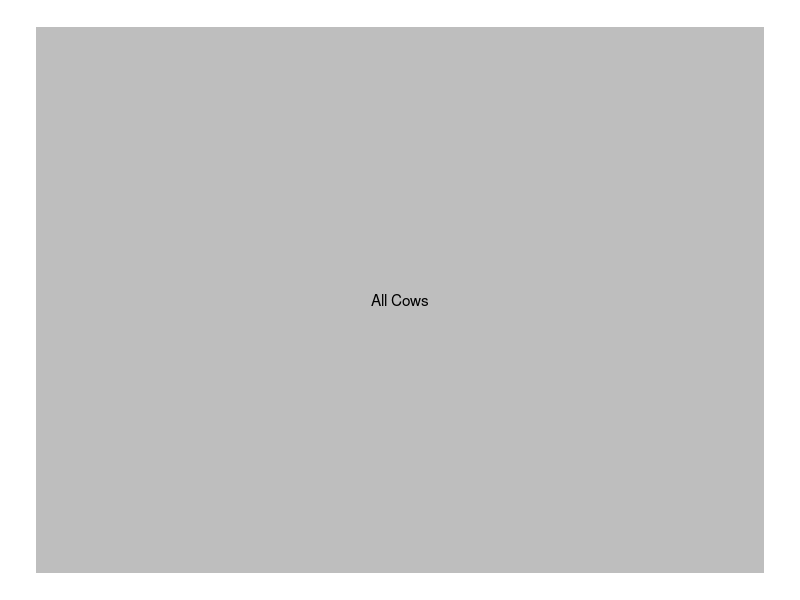
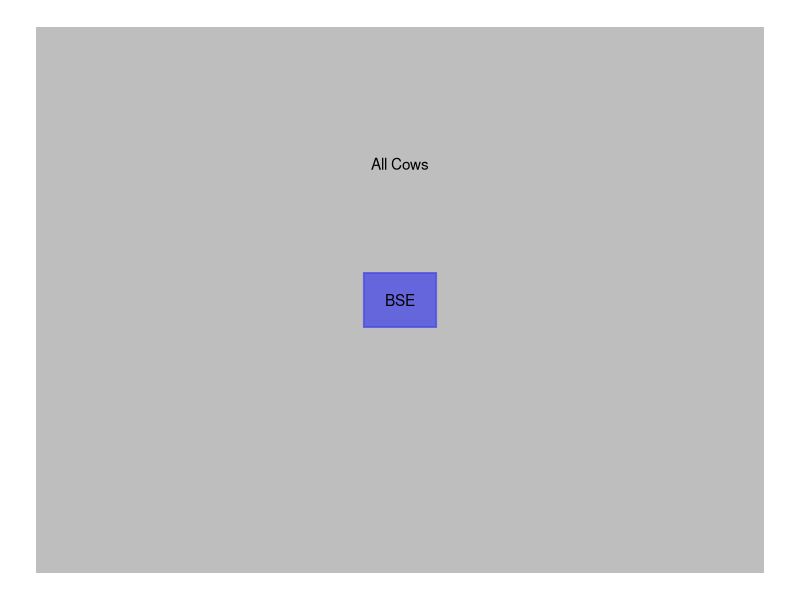
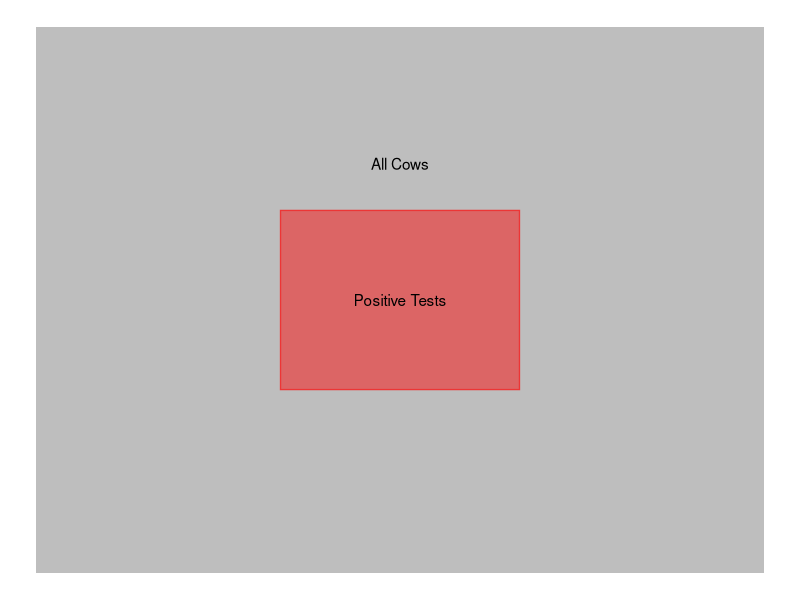
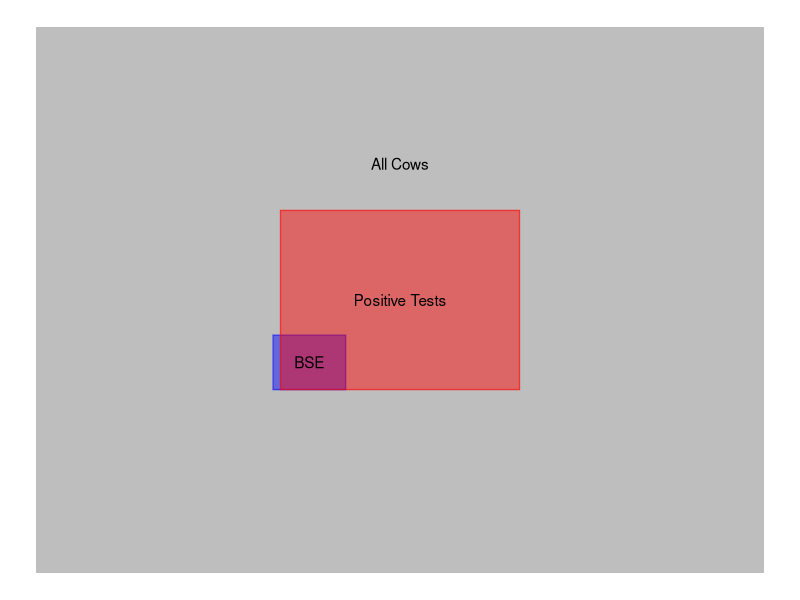
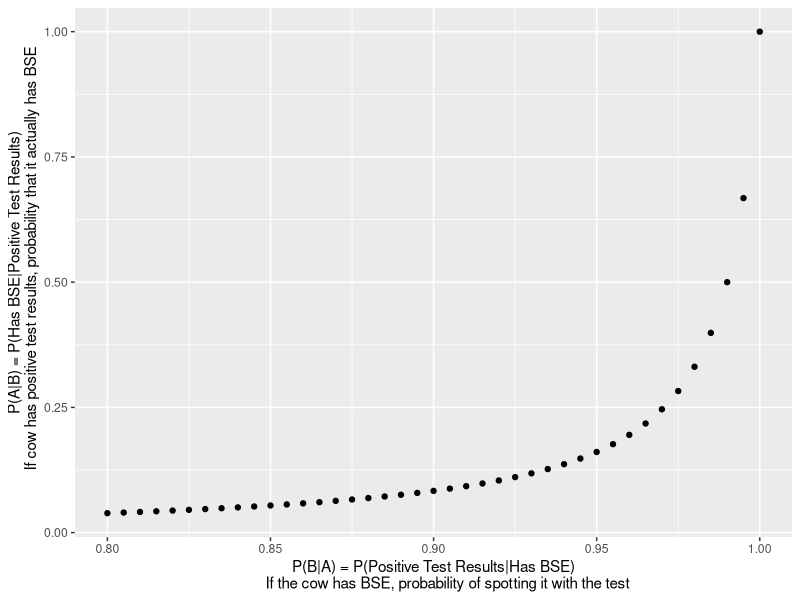
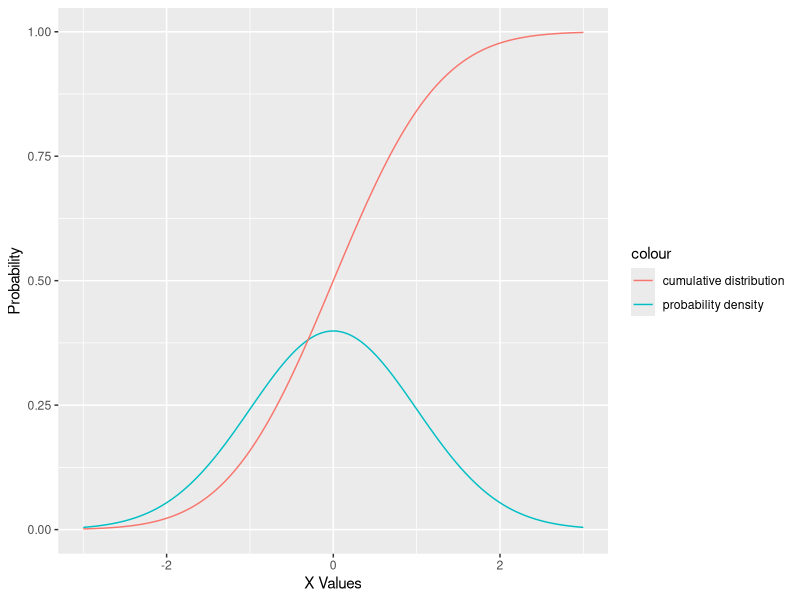
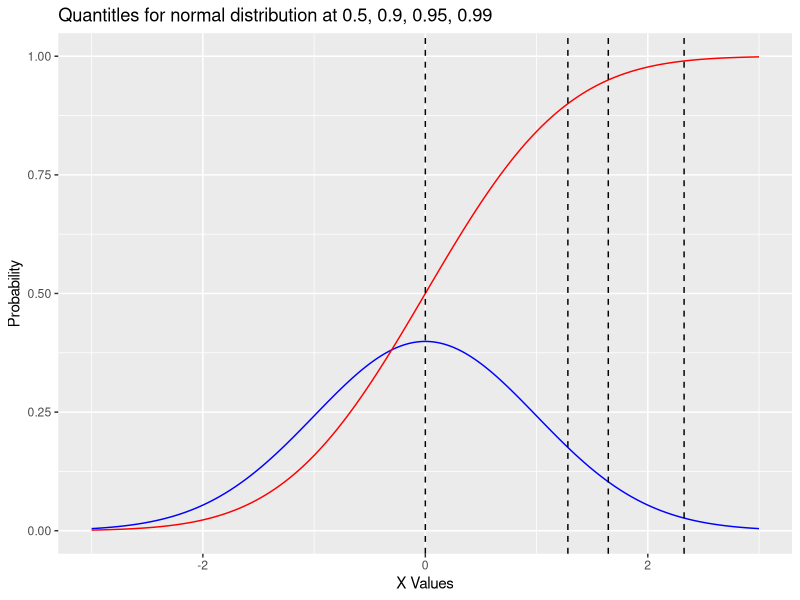
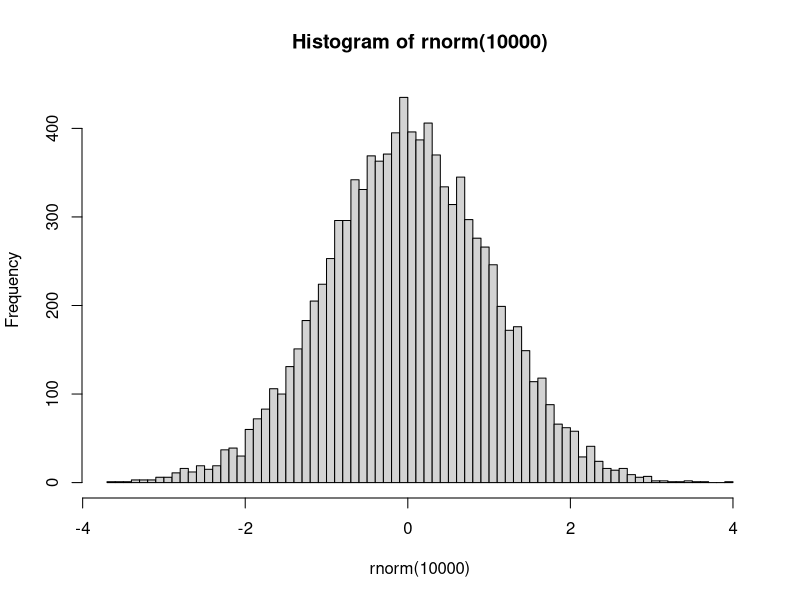

The R script that drew these images, in order:
## ---- chunk 1
knitr::opts_chunk$set(echo = TRUE)
## ---- chunk 2
library(tidyverse)
## ---- chunk 3
ggplot() + 
  geom_rect(data=data.frame(xmin=0, ymin=0, xmax=1, ymax=1), 
            aes(xmin=xmin, xmax=xmax, ymin=ymin, ymax=ymax), fill="gray") + 
  theme_void() + 
  geom_text(aes(x = 0.5, y = 0.5, label = "All Cows"))
## ---- chunk 4
offset_BSE = sqrt(0.01)

xmin_BSE = 0.5 - offset_BSE/2
ymin_BSE = 0.5 - offset_BSE/2
# cover up 0.08964

ggplot() + 
  geom_rect(data=data.frame(xmin=0, ymin=0, xmax=1, ymax=1), 
            aes(xmin=xmin, xmax=xmax, ymin=ymin, ymax=ymax), fill="gray") + 
  geom_rect(data=data.frame(xmin=xmin_BSE, ymin=ymin_BSE, 
                            xmax=xmin_BSE + offset_BSE, 
                            ymax=ymin_BSE + offset_BSE), 
            aes(xmin=xmin, xmax=xmax, ymin=ymin, ymax=ymax), color="#0000FF77", fill="#0000FF77") + 
  theme_void() + 
  geom_text(aes(x = 0.5, y = 0.75, label = "All Cows")) +
  geom_text(aes(x = xmin_BSE + offset_BSE/2, y = ymin_BSE + offset_BSE/2, label = "BSE"))
## ---- chunk 5
offset_Positive = sqrt(0.108)

xmin_Positive = 0.5 - offset_Positive/2
ymin_Positive = 0.5 - offset_Positive/2

ggplot() + 
  geom_rect(data=data.frame(xmin=0, ymin=0, xmax=1, ymax=1), 
            aes(xmin=xmin, xmax=xmax, ymin=ymin, ymax=ymax), fill="gray") + 
  geom_rect(data=data.frame(xmin=xmin_Positive, ymin=ymin_Positive, 
                            xmax=xmin_Positive + offset_Positive, 
                            ymax=ymin_Positive + offset_Positive), 
            aes(xmin=xmin, xmax=xmax, ymin=ymin, ymax=ymax), color="#FF000077", fill="#FF000077") + theme_void() + 
  geom_text(aes(x = 0.5, y = 0.75, label = "All Cows")) +
  geom_text(aes(x = 0.5, y = 0.5, label = "Positive Tests"))
## ---- chunk 6
offset_BSE = sqrt(0.01)
offset_Positive = sqrt(0.108)

xmin_Positive = 0.5 - offset_Positive/2
ymin_Positive = 0.5 - offset_Positive/2

xmin_BSE = xmin_Positive - (0.1-0.08964)
#ymin_BSE = 0.5 - offset_BSE/2
ymin_BSE = ymin_Positive
# cover up 0.08964

ggplot() + 
  geom_rect(data=data.frame(xmin=0, ymin=0, xmax=1, ymax=1), 
            aes(xmin=xmin, xmax=xmax, ymin=ymin, ymax=ymax), fill="gray") + 
  geom_rect(data=data.frame(xmin=xmin_BSE, ymin=ymin_BSE, 
                            xmax=xmin_BSE + offset_BSE, 
                            ymax=ymin_BSE + offset_BSE), 
            aes(xmin=xmin, xmax=xmax, ymin=ymin, ymax=ymax), color="#0000FF77", fill="#0000FF77") + 
  geom_rect(data=data.frame(xmin=xmin_Positive, ymin=ymin_Positive, 
                            xmax=xmin_Positive + offset_Positive, 
                            ymax=ymin_Positive + offset_Positive), 
            aes(xmin=xmin, xmax=xmax, ymin=ymin, ymax=ymax), color="#FF000077", fill="#FF000077") + theme_void() + 
  geom_text(aes(x = 0.5, y = 0.75, label = "All Cows")) +
  geom_text(aes(x = 0.5, y = 0.5, label = "Positive Tests")) + 
  geom_text(aes(x = xmin_BSE + offset_BSE/2, y = ymin_BSE + offset_BSE/2, label = "BSE"))
## ---- chunk 7
# probability has BSE
p_A = 0.01

# probability tests positive given has BSE (i.e. how accurate the test is if you have BSE)
p_B_given_A = seq(0.8,1,0.005)

# probability that the test is positive (independent of if you have BSE or not)
p_B = (p_A * p_B_given_A) +  # probability that the test is positive if you have BSE
  ((1-p_A) * (1-p_B_given_A))  # probability that the test is positive if you don't have BSE

df = data.frame(p_A = p_A,
                p_B_given_A = p_B_given_A,
                p_B = p_B)

df$p_A_given_B = (df$p_B_given_A * df$p_A) / df$p_B
## ---- chunk 8
head(df)
## ---- chunk 9
ggplot(df, aes(x=p_B_given_A, y=p_A_given_B)) + 
  geom_point() + 
  xlab("P(B|A) = P(Positive Test Results|Has BSE)
       If the cow has BSE, probability of spotting it with the test") + 
  ylab("P(A|B) = P(Has BSE|Positive Test Results)
       If cow has positive test results, probability that it actually has BSE")

## ---- chunk 10
# create a series of x values
xvals = seq(-3, 3, 0.01)

# create a data frame containing values for the density function (sampled at
# each value of xvals) and the cumulative distribution sampled at the same values

dist_data = data.frame(x=xvals, 
                       dist = dnorm(xvals),
                       cumulative_dist = pnorm(xvals))

# take a look at the first few rows of the data frame
head(dist_data)

# plot probability vs. cumulative probability
ggplot() + 
  geom_line(data=dist_data, aes(x=x, y=dist, color="probability density")) + 
  geom_line(data=dist_data, aes(x=x, y=cumulative_dist, color="cumulative distribution")) + 
  ylab("Probability") + 
  xlab("X Values")
## ---- chunk 11
x0 = 1

# P(x > x0)
pnorm(x0, lower.tail=FALSE)
1 - pnorm(x0, lower.tail=TRUE)

# P(x < x0)
pnorm(x0, lower.tail=TRUE)
1 - pnorm(x0, lower.tail=FALSE)
## ---- chunk 12
qnorm(p=0.8)
qunif(p=0.8, min=-1, max=1)
qbinom(p=0.8, size=10, prob=0.5) # 10 trials, 50% probability of "success" per trial
## ---- chunk 13
ggplot() + 
  geom_line(data=dist_data, aes(x=x, y=dist), colour="blue") + 
  geom_line(data=dist_data, aes(x=x, y=cumulative_dist), color="red") + 
  ylab("Probability") + 
  xlab("X Values") + 
  geom_vline(xintercept = qnorm(0.5), linetype="dashed") + 
  geom_vline(xintercept = qnorm(0.9), linetype="dashed") +
  geom_vline(xintercept = qnorm(0.95), linetype="dashed") + 
  geom_vline(xintercept = qnorm(0.99), linetype="dashed") + 
  ggtitle("Quantitles for normal distribution at 0.5, 0.9, 0.95, 0.99")
## ---- chunk 14
rnorm(10)
## ---- chunk 15
runif(10, min=-1, max=1)  
## ---- chunk 16
rbinom(10, size=100, prob=0.5)
## ---- chunk 17
hist(rnorm(10000), breaks=100)
hist(runif(10000, min=-1, max=1), breaks=100)
hist(rbinom(10000, size=100, prob=0.5), breaks=100)
## ---- chunk 18
dbinom(0, size=5, prob=0.3) +    # probability of 0 successes
  dbinom(1, size=5, prob=0.3) +  # probability of 1 successes 
  dbinom(2, size=5, prob=0.3)    # probability of 2 successes 
## ---- chunk 19
# pass a vector of 0, 1, 2 and then sum up the probabilities
sum(dbinom(c(0:2), size=5, prob=0.3))
## ---- chunk 20
# create a series of x values
xvals = seq(-45, 55, 0.01)
mu = 5
sd = 10
# create a data frame containing values for the density function (sampled at
# each value of xvals) and the cumulative distribution sampled at the same values

dist_data = data.frame(x=xvals, 
                       dist = dnorm(xvals, mean=mu, sd=sd),
                       cumulative_dist = pnorm(xvals, mean=mu, sd=sd))

# plot probability vs. cumulative probability
ggplot() + 
  geom_line(data=dist_data, aes(x=x, y=dist, color="probability density")) + 
  geom_line(data=dist_data, aes(x=x, y=cumulative_dist, color="cumulative distribution")) + 
  ylab("Probability") + 
  xlab("X Values") + 
  geom_vline(xintercept = qnorm(0.80, mean=mu, sd=sd), linetype="dashed") + 
  geom_vline(xintercept = qnorm(0.90, mean=mu, sd=sd), linetype="dashed") +
  geom_vline(xintercept = qnorm(0.99, mean=mu, sd=sd), linetype="dashed") 

## ---- chunk 21
# create a series of x values
xvals = seq(0,100,1)
trials = 100
p_success = 0.3
# create a data frame containing values for the density function (sampled at
# each value of xvals) and the cumulative distribution sampled at the same values

dist_data = data.frame(x=xvals, 
                       dist = dbinom(xvals, size=trials, prob=p_success),
                       cumulative_dist = pbinom(xvals, size=trials, prob=p_success))

# plot probability vs. cumulative probability
ggplot() + 
  geom_line(data=dist_data, aes(x=x, y=dist, color="probability density")) + 
  geom_line(data=dist_data, aes(x=x, y=cumulative_dist, color="cumulative distribution")) + 
  ylab("Probability") + 
  xlab("X Values") + 
  geom_vline(xintercept = qbinom(0.50, size=trials, prob=p_success), linetype="dashed") + 
  geom_vline(xintercept = qbinom(0.90, size=trials, prob=p_success), linetype="dashed") +
  geom_vline(xintercept = qbinom(0.99, size=trials, prob=p_success), linetype="dashed") 

## ---- chunk 22
mean(rnorm(10, mean=5, sd=10))
## ---- chunk 23
mean(rnorm(100, mean=5, sd=10))
## ---- chunk 24
mean(rnorm(1000, mean=5, sd=10))
## ---- chunk 25
# As mentioned in the lecture, this is a binomial distribution with p = 0.5 and n = 10.  We define "success" as a car turning right.
n = 10 # number of observations
p = 0.5 # probability

# in n observations, the number of cars that can turn right is somewhere between 0 and n
x = c(0:n)
data = data.frame(x = x, 
                  vals = dbinom(x, size=10, prob=0.5))

ggplot(data, aes(x=x, y = vals)) + 
  geom_point() + # show the discrete probabilities
  geom_line() + # connect the dots to show the distribution better
  xlab("Number of Cars Turning Right") + 
  ylab("Probability") + 
  scale_x_continuous(breaks = c(0:10)) # set up the x axis so that it shows integers instead of 0, 2.5, etc

## ---- chunk 26
dbinom(2, size=10, prob=0.5)
## ---- chunk 27
# pass a vector of 8, 9, 10 and then sum up the probabilities
sum(dbinom(c(8:10), size=10, prob=0.5))
## ---- chunk 28
n = 1000
p = 0.5
n * p
## ---- chunk 29
var = n*p*(1-p)
sqrt(var)
## ---- chunk 30
n = 100
sqrt(n * p * (1-p))
## ---- chunk 31
dbinom(43, size=n, prob=0.5)
## ---- chunk 32
# sum up the probabilities for observing between 0 and 43 cars
sum(dbinom(c(0:43), size=n, prob=0.5))
## ---- chunk 33
x_bar = 10.25      # mean of the samples
sd_samples = 0.8   # standard deviation of the samples
num_samples = 10
standard_error = sd_samples / sqrt(num_samples)
## ---- chunk 34
t_0.025 = qt(0.025, 9)
t_0.025
## ---- chunk 35
t_0.975 = qt(0.975, 9)
t_0.975

-qt(0.025, 9) # another way to reach the same value
## ---- chunk 36
lower_limit = x_bar + t_0.025 * standard_error
upper_limit = x_bar + t_0.975 * standard_error
c(lower_limit, upper_limit)
## ---- chunk 37
lower_limit = (sd_samples^2 * (num_samples - 1)) / 
                        qchisq(0.975, 9)
upper_limit = (sd_samples^2 * (num_samples - 1)) / 
                        qchisq(0.025, 9)
c(lower_limit, upper_limit)
## ---- chunk 38
sqrt(c(lower_limit, upper_limit))
## ---- chunk 39
x_bar = 10.13      # mean of the samples
sd_samples = 0.7   # standard deviation of the samples
num_samples = 20
standard_error = sd_samples / sqrt(num_samples)
t_0.05 = qt(0.05, 19)
t_0.95 = qt(0.95, 19)
lower_limit = x_bar + t_0.05 * standard_error
upper_limit = x_bar + t_0.95 * standard_error
c(lower_limit, upper_limit)
## ---- chunk 40
x_bar = 10.13      # mean of the samples
sd_samples = 0.7   # standard deviation of the samples
num_samples = 20
standard_error = sd_samples / sqrt(num_samples)
t_0.005 = qt(0.005, 19)
t_0.995 = qt(0.995, 19)
lower_limit = x_bar + t_0.005 * standard_error
upper_limit = x_bar + t_0.995 * standard_error
c(lower_limit, upper_limit)
## ---- chunk 41
upper_limit = (sd_samples^2 * (num_samples - 1)) / 
                        qchisq(0.05, 19)
lower_limit = (sd_samples^2 * (num_samples - 1)) / 
                        qchisq(0.95, 19)
sqrt(c(lower_limit, upper_limit))
## ---- chunk 42
upper_limit = (sd_samples^2 * (num_samples - 1)) / 
                        qchisq(0.005, 19)
lower_limit = (sd_samples^2 * (num_samples - 1)) / 
                        qchisq(0.995, 19)
sqrt(c(lower_limit, upper_limit))
## ---- chunk 43
x = rnorm(50)
x
## ---- chunk 44
x = sort(x)
x
## ---- chunk 45
i = seq_along(x)   # creates a sequence of 1, 2, ... up to the length of x (50 in this example)
P = (i - 0.5) / length(x)  # vector of values for each P_i
## ---- chunk 46
x[10]
## ---- chunk 47
P[10]
## ---- chunk 48
z = qnorm(P, mean = mean(x), sd=sd(x))
## ---- chunk 49
plot(z,x)
## ---- chunk 50
qqnorm(x)
qqline(x)   
## ---- chunk 51
x <- rnorm(500)
qqnorm(x)
qqline(x)
## ---- chunk 52
x <- rnorm(10000)
qqnorm(x)
qqline(x)
## ---- chunk 53
x <- runif(100) # 100 samples from a uniform distribution
qqnorm(x)
qqline(x)
## ---- chunk 54
x <- rbinom(n=1000, size=50, prob=0.5)
## ---- chunk 55
range(x)
## ---- chunk 56
# Create a data frame for the values of x
# This results in a data frame with one column: data$x
data = as.data.frame(x)
ggplot(data, aes(x=x)) +  geom_histogram(binwidth = 1) + xlim(c(0,50))
## ---- chunk 57
qqnorm(x)
qqline(x)
## ---- chunk 58
x <- rbinom(n=1000, size=50, prob=0.9)
data = as.data.frame(x)
ggplot(data, aes(x=x)) +  geom_histogram(binwidth = 1) + xlim(c(0,50))

qqnorm(x)
qqline(x)
## ---- chunk 59
x = faithful$waiting
qqnorm(x)
qqline(x)
## ---- chunk 60
ggplot(faithful, aes(x=waiting)) + geom_histogram(binwidth=2)
## ---- chunk 61
ggplot(faithful, aes(x=eruptions, y=waiting)) + geom_point() + 
  xlab("Length of eruption (minutes)") + 
  ylab("Waiting time until next eruption (minutes)")
## ---- chunk 62
which(faithful$eruptions < 3)
## ---- chunk 63
faithful_short = faithful %>% filter(eruptions < 3)
faithful_long = faithful %>% filter(eruptions >= 3)
## ---- chunk 64
qqnorm(faithful_short$waiting)
qqline(faithful_short$waiting)
## ---- chunk 65
qqnorm(faithful_long$waiting)
qqline(faithful_long$waiting)
## ---- chunk 66
x<- rbinom(n=1000, size=500, prob=0.9); qqnorm(x);qqline(x)
